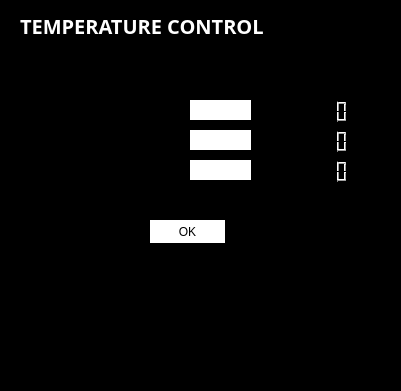
       <widget class="QFrame" name="frame_15">
        <property name="geometry">
         <rect>
          <x>920</x>
          <y>100</y>
          <width>401</width>
          <height>391</height>
         </rect>
        </property>
        <property name="styleSheet">
         <string notr="true">
background-color: rgb(0,0,0);
border-color: rgb(85, 255, 255);
border-radius: 10px;  /* Change the value as needed */

</string>
        </property>
        <property name="frameShape">
         <enum>QFrame::StyledPanel</enum>
        </property>
        <property name="frameShadow">
         <enum>QFrame::Raised</enum>
        </property>
        <property name="lineWidth">
         <number>4</number>
        </property>
        <widget class="QLabel" name="label_95">
         <property name="geometry">
          <rect>
           <x>20</x>
           <y>10</y>
           <width>261</width>
           <height>31</height>
          </rect>
         </property>
         <property name="font">
          <font>
           <family>Segoe MDL2 Assets</family>
           <pointsize>15</pointsize>
           <weight>75</weight>
           <bold>true</bold>
          </font>
         </property>
         <property name="styleSheet">
          <string notr="true">color: rgb(255,255,255);
border: 0px 
</string>
         </property>
         <property name="text">
          <string>TEMPERATURE CONTROL</string>
         </property>
        </widget>
        <widget class="QLabel" name="label_96">
         <property name="geometry">
          <rect>
           <x>10</x>
           <y>100</y>
           <width>121</width>
           <height>31</height>
          </rect>
         </property>
         <property name="font">
          <font>
           <family>Segoe MDL2 Assets</family>
           <pointsize>12</pointsize>
           <weight>75</weight>
           <bold>true</bold>
          </font>
         </property>
         <property name="styleSheet">
          <string notr="true">border: 0px </string>
         </property>
         <property name="text">
          <string>BUILD PLATE:</string>
         </property>
        </widget>
        <widget class="QLabel" name="label_97">
         <property name="geometry">
          <rect>
           <x>10</x>
           <y>130</y>
           <width>131</width>
           <height>31</height>
          </rect>
         </property>
         <property name="font">
          <font>
           <family>Segoe MDL2 Assets</family>
           <pointsize>12</pointsize>
           <weight>75</weight>
           <bold>true</bold>
          </font>
         </property>
         <property name="styleSheet">
          <string notr="true">border: 0px </string>
         </property>
         <property name="text">
          <string>BUILD VOLUME:</string>
         </property>
        </widget>
        <widget class="QLabel" name="label_98">
         <property name="geometry">
          <rect>
           <x>10</x>
           <y>160</y>
           <width>171</width>
           <height>31</height>
          </rect>
         </property>
         <property name="font">
          <font>
           <family>Segoe MDL2 Assets</family>
           <pointsize>12</pointsize>
           <weight>75</weight>
           <bold>true</bold>
          </font>
         </property>
         <property name="styleSheet">
          <string notr="true">border: 0px </string>
         </property>
         <property name="text">
          <string>PROCESS CHAMBER:</string>
         </property>
        </widget>
        <widget class="QLCDNumber" name="CurrentBuildPlateTemp">
         <property name="geometry">
          <rect>
           <x>290</x>
           <y>100</y>
           <width>64</width>
           <height>23</height>
          </rect>
         </property>
         <property name="styleSheet">
          <string notr="true">border: 0px </string>
         </property>
        </widget>
        <widget class="QLCDNumber" name="CurrentBuildVolumeTemp">
         <property name="geometry">
          <rect>
           <x>290</x>
           <y>130</y>
           <width>64</width>
           <height>23</height>
          </rect>
         </property>
         <property name="styleSheet">
          <string notr="true">border: 0px </string>
         </property>
        </widget>
        <widget class="QLCDNumber" name="CurrentBuildChamberTemp">
         <property name="geometry">
          <rect>
           <x>290</x>
           <y>160</y>
           <width>64</width>
           <height>23</height>
          </rect>
         </property>
         <property name="styleSheet">
          <string notr="true">border: 0px </string>
         </property>
        </widget>
        <widget class="QLabel" name="label_99">
         <property name="geometry">
          <rect>
           <x>310</x>
           <y>60</y>
           <width>47</width>
           <height>13</height>
          </rect>
         </property>
         <property name="font">
          <font>
           <family>Segoe MDL2 Assets</family>
           <weight>75</weight>
           <bold>true</bold>
          </font>
         </property>
         <property name="styleSheet">
          <string notr="true">border: 0px </string>
         </property>
         <property name="text">
          <string>Current</string>
         </property>
        </widget>
        <widget class="QLabel" name="label_100">
         <property name="geometry">
          <rect>
           <x>190</x>
           <y>60</y>
           <width>61</width>
           <height>16</height>
          </rect>
         </property>
         <property name="font">
          <font>
           <family>Segoe MDL2 Assets</family>
           <weight>75</weight>
           <bold>true</bold>
          </font>
         </property>
         <property name="styleSheet">
          <string notr="true">border: 0px </string>
         </property>
         <property name="text">
          <string>Required</string>
         </property>
        </widget>
        <widget class="QLineEdit" name="BedTempIn">
         <property name="geometry">
          <rect>
           <x>190</x>
           <y>100</y>
           <width>61</width>
           <height>20</height>
          </rect>
         </property>
         <property name="styleSheet">
          <string notr="true">color: rgb(0,0,0);
background-color: rgb(255, 255, 255);border: 0px ;
border-radius:0px;
</string>
         </property>
        </widget>
        <widget class="QLineEdit" name="ChamberTempIn">
         <property name="geometry">
          <rect>
           <x>190</x>
           <y>160</y>
           <width>61</width>
           <height>20</height>
          </rect>
         </property>
         <property name="styleSheet">
          <string notr="true">background-color: rgb(255, 255, 255);border: 0px ;border-radius: 0px;color: rgb(0, 0, 0);</string>
         </property>
        </widget>
        <widget class="QLineEdit" name="VolumeTempIn">
         <property name="geometry">
          <rect>
           <x>190</x>
           <y>130</y>
           <width>61</width>
           <height>20</height>
          </rect>
         </property>
         <property name="styleSheet">
          <string notr="true">background-color: rgb(255, 255, 255);border: 0px;border-radius: 0px;color: rgb(0, 0, 0);</string>
         </property>
        </widget>
        <widget class="QLabel" name="label_101">
         <property name="geometry">
          <rect>
           <x>260</x>
           <y>100</y>
           <width>31</width>
           <height>16</height>
          </rect>
         </property>
         <property name="styleSheet">
          <string notr="true">background-color: rgb(0,0,0);border: 0px </string>
         </property>
         <property name="text">
          <string>°C</string>
         </property>
        </widget>
        <widget class="QLabel" name="label_102">
         <property name="geometry">
          <rect>
           <x>260</x>
           <y>130</y>
           <width>31</width>
           <height>16</height>
          </rect>
         </property>
         <property name="styleSheet">
          <string notr="true">background-color: rgb(0,0,0);border: 0px </string>
         </property>
         <property name="text">
          <string>°C</string>
         </property>
        </widget>
        <widget class="QLabel" name="label_103">
         <property name="geometry">
          <rect>
           <x>260</x>
           <y>160</y>
           <width>31</width>
           <height>16</height>
          </rect>
         </property>
         <property name="styleSheet">
          <string notr="true">background-color: rgb(0,0,0);border: 0px </string>
         </property>
         <property name="text">
          <string>°C</string>
         </property>
        </widget>
        <widget class="QLabel" name="label_104">
         <property name="geometry">
          <rect>
           <x>360</x>
           <y>100</y>
           <width>31</width>
           <height>16</height>
          </rect>
         </property>
         <property name="styleSheet">
          <string notr="true">background-color: rgb(0,0,0);border: 0px </string>
         </property>
         <property name="text">
          <string>°C</string>
         </property>
        </widget>
        <widget class="QLabel" name="label_105">
         <property name="geometry">
          <rect>
           <x>360</x>
           <y>130</y>
           <width>31</width>
           <height>16</height>
          </rect>
         </property>
         <property name="styleSheet">
          <string notr="true">background-color: rgb(0,0,0);border: 0px </string>
         </property>
         <property name="text">
          <string>°C</string>
         </property>
        </widget>
        <widget class="QLabel" name="label_106">
         <property name="geometry">
          <rect>
           <x>360</x>
           <y>160</y>
           <width>31</width>
           <height>16</height>
          </rect>
         </property>
         <property name="styleSheet">
          <string notr="true">background-color: rgb(0,0,0);border: 0px </string>
         </property>
         <property name="text">
          <string>°C</string>
         </property>
        </widget>
        <widget class="QPushButton" name="TempControlOk">
         <property name="geometry">
          <rect>
           <x>150</x>
           <y>220</y>
           <width>75</width>
           <height>23</height>
          </rect>
         </property>
         <property name="styleSheet">
          <string notr="true">background-color: rgb(255, 255, 255);
color: rgb(0, 0, 0);border: 0px;border-radius: 0px; </string>
         </property>
         <property name="text">
          <string>OK</string>
         </property>
         <property name="autoDefault">
          <bool>false</bool>
         </property>
         <property name="default">
          <bool>false</bool>
         </property>
        </widget>
        <widget class="QPushButton" name="BedHeater">
         <property name="geometry">
          <rect>
           <x>20</x>
           <y>270</y>
           <width>111</width>
           <height>81</height>
          </rect>
         </property>
         <property name="text">
          <string>BED  HEATER</string>
         </property>
        </widget>
        <widget class="QPushButton" name="VolumeHeater">
         <property name="geometry">
          <rect>
           <x>140</x>
           <y>270</y>
           <width>111</width>
           <height>81</height>
          </rect>
         </property>
         <property name="text">
          <string>BUILD VOLUME 
 HEATER</string>
         </property>
        </widget>
        <widget class="QPushButton" name="ChamberHeater">
         <property name="geometry">
          <rect>
           <x>260</x>
           <y>270</y>
           <width>111</width>
           <height>81</height>
          </rect>
         </property>
         <property name="text">
          <string>PROCESS CHAMBER
 HEATER</string>
         </property>
        </widget>
        <widget class="QRadioButton" name="radioButton_2">
         <property name="geometry">
          <rect>
           <x>380</x>
           <y>10</y>
           <width>16</width>
           <height>17</height>
          </rect>
         </property>
         <property name="styleSheet">
          <string notr="true">border:0;</string>
         </property>
         <property name="text">
          <string/>
         </property>
        </widget>
       </widget>
